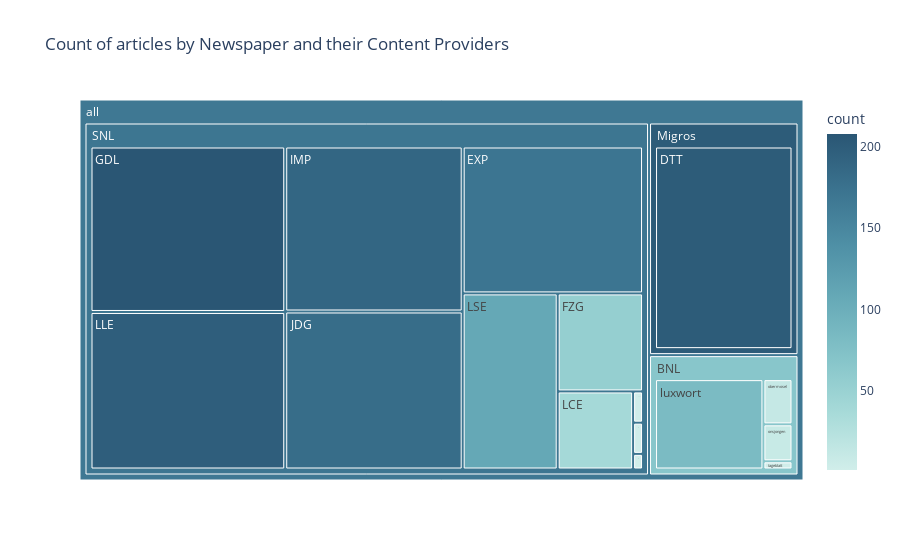

Notebook code for this chart:
### Markdown cell above
> It is worth noticing that the dataframe looks different. You have now counted values based on two columns, rather than a single column.

### Code cell
# Plot a treemap
fig = px.treemap(np_provider_counts, path=[px.Constant("all"),'content_provider', 'newspaper'], values='count',
                 color='count', color_continuous_scale=px.colors.sequential.Teal,
                 title='Count of articles by Newspaper and their Content Providers')
fig.show()

### Figure 1 — Plotly figure (JSON) as saved in the notebook; plotly's stock layout.template omitted (floating-point values rounded to 4 significant figures)
{"data": [{"branchvalues": "total", "customdata": [[208.0], [201.0], [198.0], [189.0], [181.0], [171.0], [108.0], [82.0], [54.0], [38.0], [11.0], [9.0], [2.0], [2.0], [2.0], [1.0], [170.3], [201.0], [66.63], [167.2]], "domain": {"x": [0, 1], "y": [0, 1]}, "hovertemplate": "labels=%{label}<br>count_sum=%{value}<br>parent=%{parent}<br>id=%{id}<br>count=%{color}<extra></extra>", "ids": ["all/SNL/GDL", "all/Migros/DTT", "all/SNL/LLE", "all/SNL/IMP", "all/SNL/JDG", "all/SNL/EXP", "all/SNL/LSE", "all/BNL/luxwort", "all/SNL/FZG", "all/SNL/LCE", "all/BNL/obermosel", "all/BNL/onsjongen", "all/BNL/tageblatt", "all/SNL/LLS", "all/SNL/SDT", "all/SNL/SMZ", "all/SNL", "all/Migros", "all/BNL", "all"], "labels": ["GDL", "DTT", "LLE", "IMP", "JDG", "EXP", "LSE", "luxwort", "FZG", "LCE", "obermosel", "onsjongen", "tageblatt", "LLS", "SDT", "SMZ", "SNL", "Migros", "BNL", "all"], "marker": {"coloraxis": "coloraxis", "colors": [208.0, 201.0, 198.0, 189.0, 181.0, 171.0, 108.0, 82.0, 54.0, 38.0, 11.0, 9.0, 2.0, 2.0, 2.0, 1.0, 170.3, 201.0, 66.63, 167.2]}, "name": "", "parents": ["all/SNL", "all/Migros", "all/SNL", "all/SNL", "all/SNL", "all/SNL", "all/SNL", "all/BNL", "all/SNL", "all/SNL", "all/BNL", "all/BNL", "all/BNL", "all/SNL", "all/SNL", "all/SNL", "all", "all", "all", ""], "type": "treemap", "values": [208.0, 201.0, 198.0, 189.0, 181.0, 171.0, 108.0, 82.0, 54.0, 38.0, 11.0, 9.0, 2.0, 2.0, 2.0, 1.0, 1152.0, 201.0, 104.0, 1457.0]}], "layout": {"coloraxis": {"colorbar": {"title": {"text": "count"}}, "colorscale": [[0, "rgb(209, 238, 234)"], [0.1667, "rgb(168, 219, 217)"], [0.3333, "rgb(133, 196, 201)"], [0.5, "rgb(104, 171, 184)"], [0.6667, "rgb(79, 144, 166)"], [0.8333, "rgb(59, 115, 143)"], [1, "rgb(42, 86, 116)"]]}, "legend": {"tracegroupgap": 0}, "title": {"text": "Count of articles by Newspaper and their Content Providers"}}}
